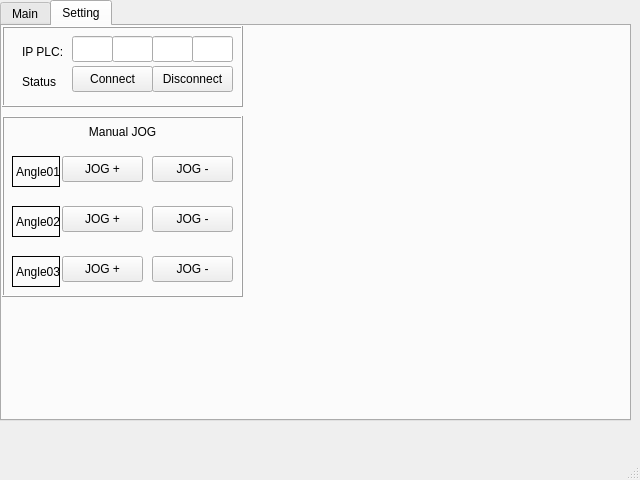
<?xml version="1.0" encoding="UTF-8"?>
<ui version="4.0">
 <class>MainWindow</class>
 <widget class="QMainWindow" name="MainWindow">
  <property name="geometry">
   <rect>
    <x>0</x>
    <y>0</y>
    <width>640</width>
    <height>480</height>
   </rect>
  </property>
  <property name="windowTitle">
   <string>MainWindow</string>
  </property>
  <widget class="QWidget" name="centralwidget">
   <widget class="QTabWidget" name="tabScreen">
    <property name="geometry">
     <rect>
      <x>0</x>
      <y>0</y>
      <width>631</width>
      <height>421</height>
     </rect>
    </property>
    <property name="currentIndex">
     <number>1</number>
    </property>
    <widget class="QWidget" name="Main">
     <attribute name="title">
      <string>Main</string>
     </attribute>
     <widget class="QPushButton" name="Main_btnConnectPLC">
      <property name="geometry">
       <rect>
        <x>270</x>
        <y>160</y>
        <width>81</width>
        <height>26</height>
       </rect>
      </property>
      <property name="text">
       <string>PushButton</string>
      </property>
     </widget>
    </widget>
    <widget class="QWidget" name="Setting">
     <attribute name="title">
      <string>Setting</string>
     </attribute>
     <widget class="QFrame" name="frame">
      <property name="geometry">
       <rect>
        <x>0</x>
        <y>0</y>
        <width>241</width>
        <height>81</height>
       </rect>
      </property>
      <property name="frameShape">
       <enum>QFrame::Shape::Box</enum>
      </property>
      <property name="frameShadow">
       <enum>QFrame::Shadow::Raised</enum>
      </property>
      <widget class="QLineEdit" name="set_txbSetIPPLC01">
       <property name="geometry">
        <rect>
         <x>70</x>
         <y>10</y>
         <width>41</width>
         <height>26</height>
        </rect>
       </property>
      </widget>
      <widget class="QPushButton" name="set_btnDisconnectPLC">
       <property name="geometry">
        <rect>
         <x>150</x>
         <y>40</y>
         <width>81</width>
         <height>26</height>
        </rect>
       </property>
       <property name="text">
        <string>Disconnect</string>
       </property>
      </widget>
      <widget class="QPushButton" name="set_btnConnectPLC">
       <property name="geometry">
        <rect>
         <x>70</x>
         <y>40</y>
         <width>81</width>
         <height>26</height>
        </rect>
       </property>
       <property name="text">
        <string>Connect</string>
       </property>
      </widget>
      <widget class="QLabel" name="set_lblIpPlc">
       <property name="geometry">
        <rect>
         <x>20</x>
         <y>10</y>
         <width>48</width>
         <height>31</height>
        </rect>
       </property>
       <property name="text">
        <string>IP PLC:</string>
       </property>
      </widget>
      <widget class="QLabel" name="set_lblConnectStatus">
       <property name="geometry">
        <rect>
         <x>20</x>
         <y>45</y>
         <width>48</width>
         <height>21</height>
        </rect>
       </property>
       <property name="text">
        <string>Status </string>
       </property>
      </widget>
      <widget class="QLineEdit" name="set_txbSetIPPLC02">
       <property name="geometry">
        <rect>
         <x>110</x>
         <y>10</y>
         <width>41</width>
         <height>26</height>
        </rect>
       </property>
      </widget>
      <widget class="QLineEdit" name="set_txbSetIPPLC03">
       <property name="geometry">
        <rect>
         <x>150</x>
         <y>10</y>
         <width>41</width>
         <height>26</height>
        </rect>
       </property>
      </widget>
      <widget class="QLineEdit" name="set_txbSetIPPLC04">
       <property name="geometry">
        <rect>
         <x>190</x>
         <y>10</y>
         <width>41</width>
         <height>26</height>
        </rect>
       </property>
      </widget>
     </widget>
     <widget class="QFrame" name="frame_2">
      <property name="geometry">
       <rect>
        <x>0</x>
        <y>90</y>
        <width>241</width>
        <height>181</height>
       </rect>
      </property>
      <property name="frameShape">
       <enum>QFrame::Shape::Box</enum>
      </property>
      <property name="frameShadow">
       <enum>QFrame::Shadow::Raised</enum>
      </property>
      <widget class="QPushButton" name="set_btnJogBw01">
       <property name="geometry">
        <rect>
         <x>150</x>
         <y>40</y>
         <width>81</width>
         <height>26</height>
        </rect>
       </property>
       <property name="text">
        <string>JOG -</string>
       </property>
      </widget>
      <widget class="QPushButton" name="set_btnJogFw01">
       <property name="geometry">
        <rect>
         <x>60</x>
         <y>40</y>
         <width>81</width>
         <height>26</height>
        </rect>
       </property>
       <property name="layoutDirection">
        <enum>Qt::LayoutDirection::LeftToRight</enum>
       </property>
       <property name="text">
        <string>JOG +</string>
       </property>
      </widget>
      <widget class="QPushButton" name="set_btnJogFw02">
       <property name="geometry">
        <rect>
         <x>60</x>
         <y>90</y>
         <width>81</width>
         <height>26</height>
        </rect>
       </property>
       <property name="layoutDirection">
        <enum>Qt::LayoutDirection::LeftToRight</enum>
       </property>
       <property name="text">
        <string>JOG +</string>
       </property>
      </widget>
      <widget class="QPushButton" name="set_btnJogBw02">
       <property name="geometry">
        <rect>
         <x>150</x>
         <y>90</y>
         <width>81</width>
         <height>26</height>
        </rect>
       </property>
       <property name="text">
        <string>JOG -</string>
       </property>
      </widget>
      <widget class="QPushButton" name="set_btnJogFw03">
       <property name="geometry">
        <rect>
         <x>60</x>
         <y>140</y>
         <width>81</width>
         <height>26</height>
        </rect>
       </property>
       <property name="layoutDirection">
        <enum>Qt::LayoutDirection::LeftToRight</enum>
       </property>
       <property name="text">
        <string>JOG +</string>
       </property>
      </widget>
      <widget class="QPushButton" name="set_btnJogBw03">
       <property name="geometry">
        <rect>
         <x>150</x>
         <y>140</y>
         <width>81</width>
         <height>26</height>
        </rect>
       </property>
       <property name="text">
        <string>JOG -</string>
       </property>
      </widget>
      <widget class="QLabel" name="set_lblAngle01">
       <property name="geometry">
        <rect>
         <x>10</x>
         <y>40</y>
         <width>48</width>
         <height>31</height>
        </rect>
       </property>
       <property name="frameShape">
        <enum>QFrame::Shape::Box</enum>
       </property>
       <property name="text">
        <string>Angle01</string>
       </property>
       <property name="wordWrap">
        <bool>false</bool>
       </property>
      </widget>
      <widget class="QLabel" name="set_lblAngle01_2">
       <property name="geometry">
        <rect>
         <x>10</x>
         <y>90</y>
         <width>48</width>
         <height>31</height>
        </rect>
       </property>
       <property name="frameShape">
        <enum>QFrame::Shape::Box</enum>
       </property>
       <property name="text">
        <string>Angle02</string>
       </property>
       <property name="wordWrap">
        <bool>true</bool>
       </property>
      </widget>
      <widget class="QLabel" name="set_lblAngle01_3">
       <property name="geometry">
        <rect>
         <x>10</x>
         <y>140</y>
         <width>48</width>
         <height>31</height>
        </rect>
       </property>
       <property name="frameShape">
        <enum>QFrame::Shape::Box</enum>
       </property>
       <property name="text">
        <string>Angle03</string>
       </property>
       <property name="wordWrap">
        <bool>true</bool>
       </property>
      </widget>
      <widget class="QLabel" name="set_lbJogMode">
       <property name="geometry">
        <rect>
         <x>80</x>
         <y>0</y>
         <width>81</width>
         <height>31</height>
        </rect>
       </property>
       <property name="frameShape">
        <enum>QFrame::Shape::NoFrame</enum>
       </property>
       <property name="text">
        <string>Manual JOG</string>
       </property>
       <property name="alignment">
        <set>Qt::AlignmentFlag::AlignCenter</set>
       </property>
       <property name="wordWrap">
        <bool>false</bool>
       </property>
       <property name="indent">
        <number>0</number>
       </property>
      </widget>
     </widget>
    </widget>
   </widget>
  </widget>
  <widget class="QMenuBar" name="menubar">
   <property name="geometry">
    <rect>
     <x>0</x>
     <y>0</y>
     <width>640</width>
     <height>33</height>
    </rect>
   </property>
  </widget>
  <widget class="QStatusBar" name="statusbar"/>
 </widget>
 <resources/>
 <connections/>
</ui>
